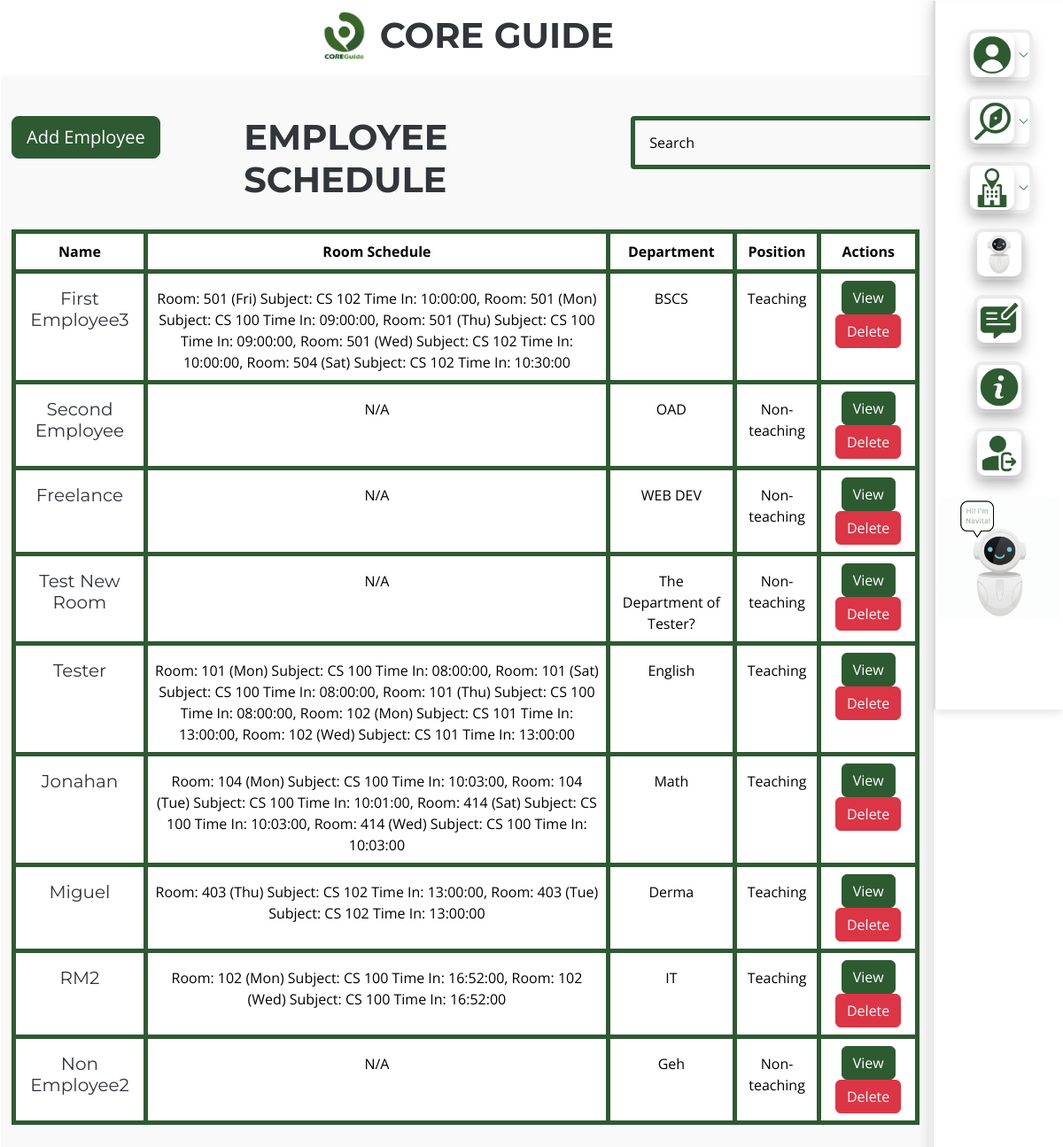
Page /superadmin/employee_schedule_WORKING_jan23.php (signed in) on the committed database.
### tables this page shows
CREATE TABLE `employee_schedule` (
  `schedule_id` int(11) NOT NULL,
  `name` varchar(100) NOT NULL,
  `department` varchar(100) DEFAULT NULL,
  `position` enum('teaching','non-teaching') NOT NULL
);

### superadmin/employee_schedule_WORKING_jan23.php (the view, shortened to what this page needs)
<?php
require('../include/dbconnect.php');
?>
<!DOCTYPE html>
<html lang="en">
<head>
  <link href="../assets/vendor/bootstrap/css/bootstrap.min.css" rel="stylesheet">
  <link href="../assets/vendor/bootstrap-icons/bootstrap-icons.css" rel="stylesheet">
  <link href="../assets/vendor/aos/aos.css" rel="stylesheet">
  <link href="../assets/vendor/glightbox/css/glightbox.min.css" rel="stylesheet">
  <link href="../assets/vendor/swiper/swiper-bundle.min.css" rel="stylesheet">
  <link href="../assets/css/main.css" rel="stylesheet">
  <link href="../assets/css/custom.css" rel="stylesheet">
  <link href="../assets/css/lightgallery.css" rel="stylesheet" />
</head>
<body class="index-page">
  <?php
    include 'include/navbar.php';
  ?>
  <main class="main">
    <div class="mt-2">
      <h1 class="text-center">
      <img src="../assets/img/core/coreguide-logo.png" alt="Core Guide Logo" class="mb-2" width="60">
          <b>
            <span class="pt-3">
              CORE GUIDE
            </span>
          </b>
      </h1>
    </div>
    <section class="services section light-background">
      <div class="container" data-aos="fade-up">
   <div class="row pt-3">
        <div class="col-md-3">
            <button type="button" class="btn btn-success btn-lg" data-bs-toggle="modal" data-bs-target="#staticBackdrop" style="color: white;">
                Add Employee
            </button>
        </div>
        <div class="col-md-5 text-left">
            <h1>
              <b>
              EMPLOYEE SCHEDULE
              </b>
            </h1>
        </div>
        <div class="col-md-4">
            <form>
                <div class="search-input">
                    <input class="form-control" type="text" id="searchInput" placeholder="Search" aria-label="Search" onkeyup="filterTable()">
                </div>
            </form>
        </div>
    </div>
    <table class="table table-bordered border-success mt-4 text-center" id="employeeTable">
        <thead>
            <tr>
                <th scope="col">Name</th>
                <th scope="col">Room Schedule</th>
                <th scope="col">Department</th>
                <th scope="col">Position</th>
                <th scope="col">Actions</th>
            </tr>
        </thead>
        <tbody>
        <?php
$query = "
SELECT e.schedule_id, e.name, e.department, e.position, GROUP_CONCAT(DISTINCT CONCAT('Room: ', rm.room_name, ' (', r.day, ')', IF(r.subject IS NOT NULL AND r.subject <> '', CONCAT(' Subject: ', r.subject), ''), IF(r.position = 'non-teaching', CONCAT(' Time In: ', r.time_in, ' Time Out: ', r.time_out), CONCAT(' Time In: ', r.time_in))) SEPARATOR ', ') AS schedules FROM employee_schedule e LEFT JOIN real_time_schedule r ON e.schedule_id = r.employee_id LEFT JOIN room rm ON r.room_id = rm.room_id GROUP BY e.schedule_id ORDER BY e.schedule_id ASC;
    ";
$result = mysqli_query($conn, $query);
while ($row = mysqli_fetch_assoc($result)) {
    $modal_id = 'modal_' . $row['schedule_id'];
    echo "<tr>";
        echo "<th><h5 class='mt-2'>{$row['name']}</h5></th>";
        if($row['position'] == 'teaching') {
            echo "<th class='pt-3'>{$row['schedules']}</th>";
        } else {
            echo "<th class='pt-3'>N/A</th>";
        }
        echo "<th class='pt-3'>{$row['department']}</th>";
        echo "<th class='pt-3'>" . ucfirst($row['position']) . "</th>";
        echo "<th class='pt-2'>
                <button type='button' class='btn btn-success' data-bs-toggle='modal' data-bs-target='#{$modal_id}'>
                    View
                </button>
                <a href='include/delete_employee.php?emp_id={$row['schedule_id']}' class='btn btn-danger'>Delete</a>
              </th>";
        echo "</tr>";
}
?>
        </tbody>
    </table>
    </section>
  </main>
</body>
</html>

### assets/css/main.css (style rules this page uses)
:root { --default-font: "Open Sans", system-ui, -apple-system, "Segoe UI", Roboto, "Helvetica Neue", Arial, "Noto Sans", "Liberation Sans", sans-serif, "Apple Color Emoji", "Segoe UI Emoji", "Segoe UI Symbol", "Noto Color Emoji"; --heading-font: "Montserrat", sans-serif; --nav-font: "Poppins", sans-serif; }
:root { --background-color: #ffffff; --default-color: #212529; --heading-color: #32353a; --accent-color: #2e5a31; --surface-color: #ffffff; --contrast-color: #ffffff; }
:root { --nav-color: #3a3939; --nav-hover-color: #2e5a31; --nav-mobile-background-color: #ffffff; --nav-dropdown-background-color: #ffffff; --nav-dropdown-color: #3a3939; --nav-dropdown-hover-color: #2e5a31; }
.light-background { --background-color: #f9f9f9; --surface-color: #ffffff; }
:root { scroll-behavior: smooth; }
body { color: var(--default-color); background-color: var(--background-color); font-family: var(--default-font); }
a { color: var(--accent-color); text-decoration: none; transition: 0.3s; }
h1, h2, h3, h4, h5, h6 { color: var(--heading-color); font-family: var(--heading-font); }
section, .section { color: var(--default-color); background-color: var(--background-color); padding: 30px 0 60px; scroll-margin-top: 90px; overflow: clip; }
.btn-success { color: #fff; background-color: #2e5a31; border-color: #2e5a31; }

### assets/css/custom.css (style rules this page uses)
.main { margin-right: 130px; padding: 1px 20px 10px 1px; box-sizing: border-box; }
tbody th,h5,h4,h6 { font-weight: 400; }
.search-input { position: relative; }
.search-input input { padding: 0.8rem 1rem 0.8rem 1rem; background-color: transparent; border: 2px solid #2e5a31; width: 600px; }
input::placeholder { color: black !important; opacity: 1; }

### superadmin/employee_schedule_WORKING_jan23.php (style rules this page uses)
.search-input { position: relative; }
.form-control { border: 5px solid #2e5a31 !important; border-radius: 0.25rem; }
.search-input input { padding: 0.8rem 1rem 0.8rem 1rem; }
input::placeholder { color: black !important; opacity: 1; }
th,td { border: 5px solid #2e5a31 !important; }

### rows in the picture
employee_schedule: name "First Employee3", schedules "Room: 501 (Fri) Subject: CS 102 Time In: 10:00:00, Room: 501 (Mon) Subject: CS 100 Time In: 09:00:00, Room: 501 (Thu) Subject: CS 100 Time In: 09:00:00, Room: 501 (Wed) Subject: CS 102 Time In: 10:00:00, Room: 504 (Sat) Subject: CS 102 Time In: 10:30:00", department "BSCS", position "Teaching"
employee_schedule: name "Second Employee", shows "N/A", department "OAD", position "Non-teaching"
employee_schedule: name "Freelance", shows "N/A", department "WEB DEV", position "Non-teaching"
employee_schedule: name "Test New Room", shows "N/A", department "The Department of Tester?", position "Non-teaching"
employee_schedule: name "Tester", schedules "Room: 101 (Mon) Subject: CS 100 Time In: 08:00:00, Room: 101 (Sat) Subject: CS 100 Time In: 08:00:00, Room: 101 (Thu) Subject: CS 100 Time In: 08:00:00, Room: 102 (Mon) Subject: CS 101 Time In: 13:00:00, Room: 102 (Wed) Subject: CS 101 Time In: 13:00:00", department "English", position "Teaching"
employee_schedule: name "Jonahan", schedules "Room: 104 (Mon) Subject: CS 100 Time In: 10:03:00, Room: 104 (Tue) Subject: CS 100 Time In: 10:01:00, Room: 414 (Sat) Subject: CS 100 Time In: 10:03:00, Room: 414 (Wed) Subject: CS 100 Time In: 10:03:00", department "Math", position "Teaching"
employee_schedule: name "Miguel", schedules "Room: 403 (Thu) Subject: CS 102 Time In: 13:00:00, Room: 403 (Tue) Subject: CS 102 Time In: 13:00:00", department "Derma", position "Teaching"
employee_schedule: name "RM2", schedules "Room: 102 (Mon) Subject: CS 100 Time In: 16:52:00, Room: 102 (Wed) Subject: CS 100 Time In: 16:52:00", department "IT", position "Teaching"
employee_schedule: name "Non Employee2", shows "N/A", department "Geh", position "Non-teaching"
